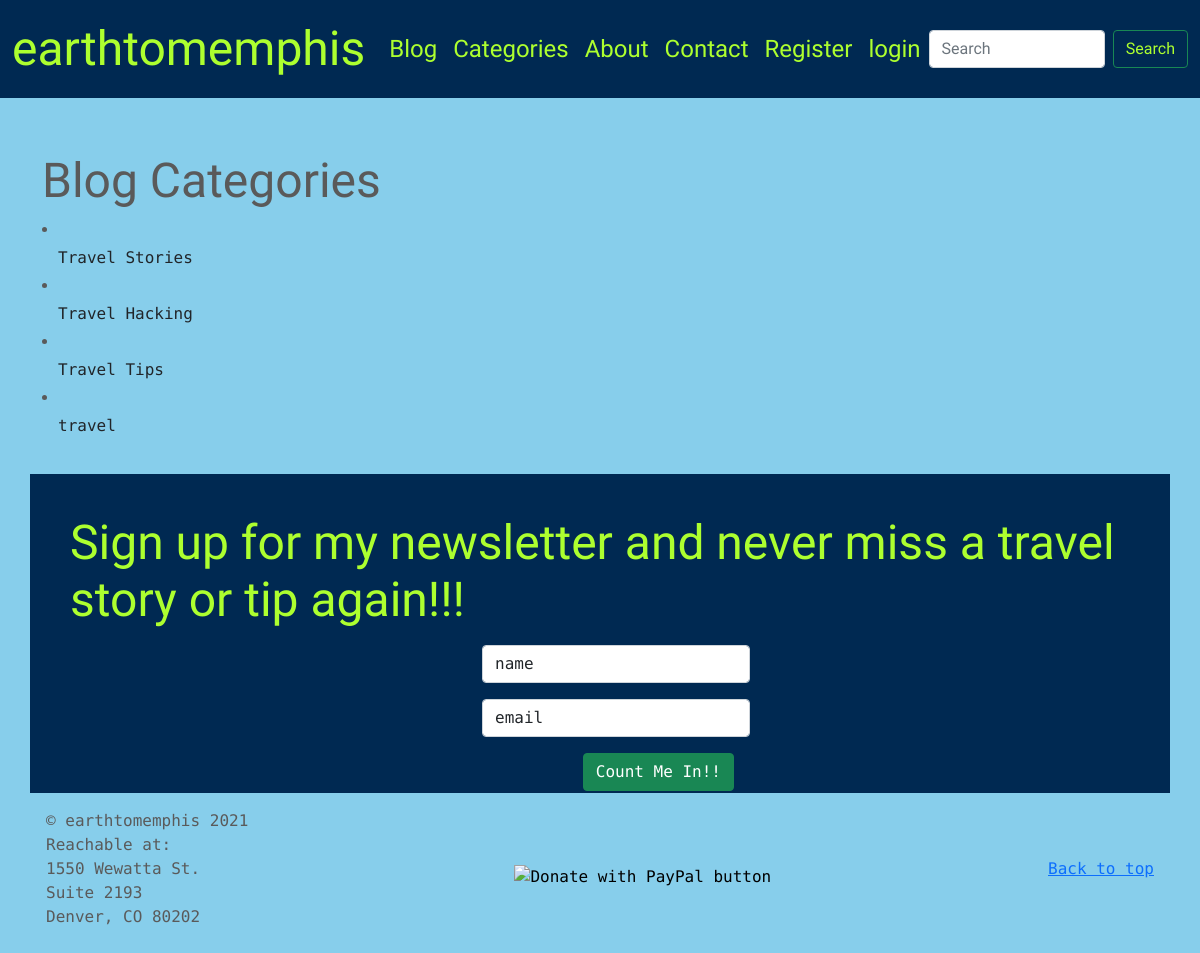
The page /category-list/ on the database as committed earlier.
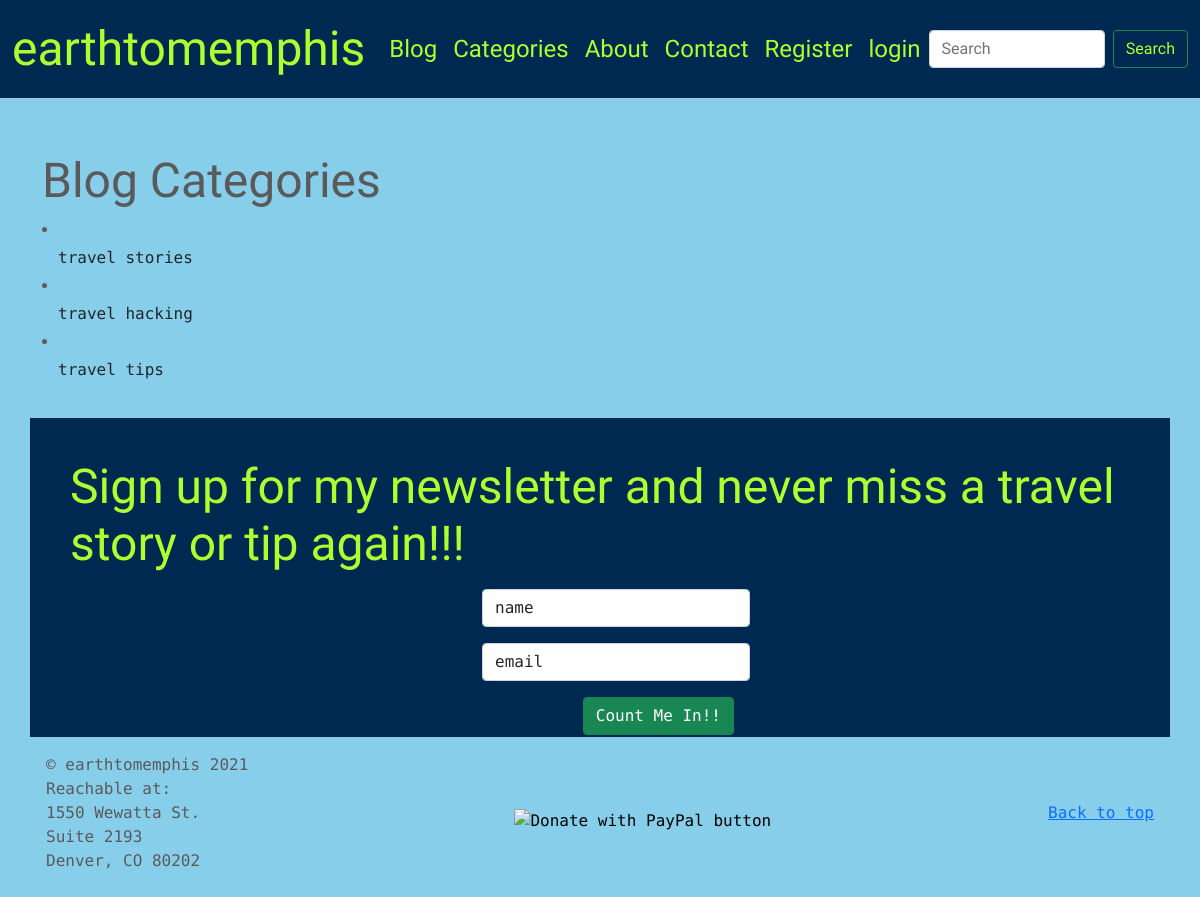
The same page on the database as committed later.
### blog/models.py (models this page shows, shortened)
class Category(models.Model):
    name = models.CharField(max_length=200)
    def __str__(self):
        return self.name

### blog/views.py (the view)
class CategoryListView(ListView):
    model = Category
    template_name = 'category_list.html'
    def get_context_data(self, *args, **kwargs):
        cat_menu_list = Category.objects.all()
        context = super(CategoryListView, self).get_context_data(*args, **kwargs)
        context["cat_menu_list"] = cat_menu_list
        return context

### blog/templates/category_list.html (shortened to what this page needs)
{% extends "base.html" %}
{% load static %}
{% block content %}
<br>
<br>
<br>
    <div class="container" style="margin-top: 2rem; margin-bottom: 2rem;">
        <h1>Blog Categories</h1>
        {% for item in cat_menu_list %}
            <li><a class="dropdown-item" href="{% url 'category' item|slugify %}">{{item}}</a></li>
        {% endfor %}
    </div>
{% endblock content %}

### blog/templates/base.html (shortened to what this page needs)
{% load static %}
<!doctype html>
<html lang="en">
  <head>
<link href="{% static 'css/bootstrap.min.css' %}" rel="stylesheet">
    <link href="{% static 'carousel.css' %}" rel="stylesheet">
  </head>
  <body>
<header>
  <nav class="navbar navbar-expand-md navbar-dark fixed-top" style="background: var(--primary-color);">
    <div class="container-fluid">
      <a class="navbar-brand" href="{% url 'index' %}" style="color: greenyellow; font-size:3rem;">earthtomemphis</a>
      <div class="collapse navbar-collapse" id="navbarCollapse">
        <ul class="navbar-nav me-auto mb-2 mb-md-0">
          <li class="nav-item">
            <a class="nav-link active" aria-current="page" href="#"
            style="color: greenyellow; font-size: 1.5rem;">Blog</a>
          </li>
          {% if cat_menu %}
            <li class="nav-item dropdown">
              <a class="nav-link dropdown-toggle" href="#" id="navbarDropdown" role="button" data-bs-toggle="dropdown" aria-expanded="false" style="color: greenyellow; font-size: 1.5rem;">
                Categories
              </a>
              <ul class="dropdown-menu" aria-labelledby="navbarDropdown" style="background-color: var(--primary-color);">
                {% for item in cat_menu %}
                  <li><a class="dropdown-item" href="{% url 'category' item|slugify %}" style="color: greenyellow; font-size: 1.5rem;">{{item}}</a></li>
                {% endfor %}
              </ul>
            </li>
          {% else %}
          <li class="nav-item">
            <a class="nav-link" href="{% url 'category-list' %}" style="color: greenyellow; font-size: 1.5rem;">Categories</a>
          </li>
          {% endif %}
          <li class="nav-item">
            <a class="nav-link" href="#" style="color: greenyellow; font-size: 1.5rem;">About</a>
          </li>
          <li class="nav-item">
            <a class="nav-link" href="#" style="color: greenyellow; font-size: 1.5rem;">Contact</a>
          </li>
          {% if user.is_authenticated %}
            <li class="nav-item">
              <a class="nav-link" href="{% url 'add-post' %}" style="color: greenyellow; font-size: 1.5rem;">Add Post</a>
            </li>
            <li class="nav-item">
              <a class="nav-link" href="{% url 'add-category' %}" style="color: greenyellow; font-size: 1.5rem;">Add Category</a>
            </li>
            <li class="nav-item">
              <a class="nav-link" href="{% url 'logout' %}" style="color: greenyellow; font-size: 1.5rem;">logout</a>
            </li>
          {% else %}
            <li class="nav-item">
              <a class="nav-link" href="{% url 'register' %}" style="color: greenyellow; font-size: 1.5rem;">Register</a>
            <li class="nav-item">
              <a class="nav-link" href="{% url 'login' %}" style="color: greenyellow; font-size: 1.5rem;">login</a>
          {% endif %}
        </ul>
        <form class="d-flex">
          <input class="form-control me-2" type="search" placeholder="Search" aria-label="Search">
          <button class="btn btn-outline-success" type="submit" style="color: greenyellow;">Search</button>
        </form>
      </div>
    </div>
  </nav>
</header>
<main>
    {% block content %}
    {% endblock content %}
    <div class="container"
    style="background-color: var(--primary-color); padding: 2.5rem; color: greenyellow;">
      <section id="newsletter" style="align-items: center; justify-content: center; justify-items: center; flex-direction: column;">
        <h2>Sign up for my newsletter and never miss a travel story or tip again!!!</h2>
        <form action="" method="post">
          <input type="text" value="name" placeholder="First Name" class="form-control" style="margin: 1rem;">
          <input type="email" value="email" name="email" placeholder="Email" class="form-control" style="margin: 1rem;">
          <button type="submit" class="btn btn-success" style="float: right; ">Count Me In!!</button>
        </form>
      </section>
    </div>
    <footer class="container" style="display: flex; justify-content: space-between; align-items: center;">
      <p>&copy; earthtomemphis 2021<br> Reachable at:  <br> 1550 Wewatta St. <br> Suite 2193 <br> Denver, CO 80202
      <form action="https://www.paypal.com/donate" method="post" target="_top">
        <input type="image" src="https://www.paypalobjects.com/en_US/i/btn/btn_donateCC_LG.gif" border="0" name="submit" title="PayPal - The safer, easier way to pay online!" alt="Donate with PayPal button" />
        </form>
      <p class="float-end"><a href="#">Back to top</a></p>
    </footer>
  </main>
  </body>
</html>

### static/css/carousel.css (style rules this page uses)
body { padding-top: 3rem; padding-bottom: 3rem; color: #5a5a5a; }

### blog/templates/base.html (style rules this page uses)
:root { --primary-color: #002952; --secondary-color: skyblue; }
body { background-color: var(--secondary-color); font-family: 'Roboto Mono', monospace; margin: 0; padding: 0; }
h1, h2, h3, h4, h5, h6, nav { font-family: 'Italianno', cursive; font-size: 3rem; }
footer.container { padding: 1rem; }

Rows that differ between the two databases and show on the page:
removed Category: name "Travel Stories"
removed Category: name "Travel Hacking"
removed Category: name "Travel Tips"
removed Category: name "travel"
added Category: name "travel stories"
added Category: name "travel hacking"
added Category: name "travel tips"
